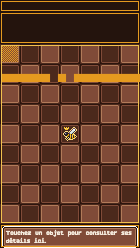
#> input picture test/presentation/game/goldens/layout_debug_overlay.png, 140 x 248 px
$ python check_layout.py ../../test/presentation/game/goldens/layout_debug_overlay.png
#> lines starting #> are read from the running program, lines starting #| are printed output that depends on the picture; after the words box and inside, x2 and y2 are one past the last pixel; in counts of white or black regions, pixels touching at a corner belong together
"""Checks screenshots of the app built with APIARY_LAYOUT_DEBUG=true.

Measures the LayoutDebugOverlay test card (lib/presentation/game/
layout_debug_overlay.dart) on each screenshot, for a scale s (physical
pixels per game pixel, usually fractional), and checks that:
- the board is 140s x 180s physical pixels;
- the board is centered, with a few game pixels of margin each side on an
  iPhone (the scale fits the height); on the screens given with
  --centered=shot.png (tablets, foldables) off center is only a warning, the
  safe area may require it (a camera hole on one side);
- scanned top to bottom, the band outlines come in order — hud, orders,
  board, bottom bar — with none overlapping;
- every game pixel inside the checkerboard (an image, drawn like a sprite) is
  floor(s) or ceil(s) physical pixels (nearest-neighbor scaling, no blur);
  the checkerboard's outer edges may be soft, as the GPU anti-aliases them.

Screens that iOS downsamples (iPhone mini, "Plus" models: the app renders at
@3x, then iOS shrinks the image to the panel) blur the checkerboard: give
them with --downsampled=shot.png, their checkerboard checks become warnings.

    python3 check_layout.py shot.png...          # check, exit 1 on failure
    python3 check_layout.py --ready shot.png [previous.png]
        # exit 0 once the board scene shows (not the splash screen, which the
        # card is drawn over too) and, given previous.png, nothing moved since
"""

import math
import sys

from PIL import Image, ImageChops

BOARD = (140, 180)  # game pixels, see ScreenLayout
CHECKERBOARD_OFFSET = 8  # game pixels from the board's corner
CHECKERBOARD_SIZE = 16
HONEY = (0xF2, 0xC1, 0x4E)  # AppColors.honey: board outline
ACCENT = (0xE5, 0x9A, 0x1F)  # AppColors.accent: other bands, checkerboard
TOLERANCE = 12
WOOD = (0x24, 0x14, 0x0D)  # the board scene's backdrop (the splash is darker)
WOOD_TOLERANCE = 3
WOOD_SHARE = 0.05  # of the screen, at least, once the board scene is up


def close(pixel, color):
    return all(abs(a - b) <= TOLERANCE for a, b in zip(pixel, color))


def mask(image, color):
    """Black and white image: white where the pixel is close to color."""
    bands = [
        band.point(lambda v, c=c: 255 if abs(v - c) <= TOLERANCE else 0)
        for band, c in zip(image.split(), color)
    ]
    return ImageChops.multiply(ImageChops.multiply(bands[0], bands[1]), bands[2])


def runs(pixels, color):
    """Lengths of the alternating runs of color / not color."""
    lengths, current, inside = [], 0, close(pixels[0], color)
    for pixel in pixels:
        if close(pixel, color) == inside:
            current += 1
        else:
            lengths.append(current)
            current, inside = 1, not inside
    lengths.append(current)
    return lengths


def classify(pixel):
    return "H" if close(pixel, HONEY) else "A" if close(pixel, ACCENT) else None


def lines(pixels):
    """Colors of the outline lines crossed, in order, as "H" or "A"."""
    found, previous = [], None
    for pixel in pixels:
        current = classify(pixel)
        if current and current != previous:
            found.append(current)
        previous = current
    return found


def outline_box(image):
    """Bounding box of the board's outline: the honey lines that run across
    most of the screen, which leaves out the honey of other sprites (the
    energy bolt, the coins), or the blends of them that a downsampled screen
    has."""
    honey = mask(image, HONEY)
    width, height = image.size
    columns = honey.resize((width, 1), Image.BOX).tobytes()
    rows = honey.resize((1, height), Image.BOX).tobytes()
    # The outline's sides are the board's height, its top and bottom the
    # board's width: at least 40 % of the screen's in all cases.
    xs = [x for x, v in enumerate(columns) if v >= 0.4 * 255]
    ys = [y for y, v in enumerate(rows) if v >= 0.4 * 255]
    if not xs or not ys:
        return None
    return xs[0], ys[0], xs[-1] + 1, ys[-1] + 1


def ready(path, previous=None):
    """Whether the board scene is up in the screenshot, and still."""
    image = Image.open(path).convert("RGB")
    if outline_box(image) is None:
        return False
    # The test card is drawn over the splash screen too: tell them apart by
    # the wooden backdrop, which only the board scene has.
    bands = [
        band.point(lambda v, c=c: 255 if abs(v - c) <= WOOD_TOLERANCE else 0)
        for band, c in zip(image.split(), WOOD)
    ]
    wood = ImageChops.multiply(ImageChops.multiply(bands[0], bands[1]), bands[2])
    share = wood.histogram()[255] / (image.width * image.height)
    if share < WOOD_SHARE:
        return False
    if previous is None:
        return True
    try:
        before = Image.open(previous).convert("RGB")
    except FileNotFoundError:
        return False
    return before.size == image.size and not ImageChops.difference(
        image, before
    ).getbbox()


def check(path, downsampled=False, centered=False):
    """Returns (summary, failures, warnings)."""
    image = Image.open(path).convert("RGB")
    width, height = image.size
    pixels = image.load()

    box = outline_box(image)
    if box is None:
        return "no test card", ["board outline not found"], []
    # The outline is drawn 1 game pixel inside the board.
    scale = (box[2] - box[0]) / (BOARD[0] - 2)
    inset = round(scale)
    left, top, right, bottom = box[0] - inset, box[1] - inset, box[2] + inset, box[3] + inset
    board_width, board_height = right - left, bottom - top
    failures, warnings = [], []

    if abs(board_height - BOARD[1] * scale) > 2:
        failures.append(f"board is {board_width}x{board_height}, not 140s x 180s")

    if centered:
        # The board's left edge is rounded down to a whole game pixel, and the
        # screen's right edge to the nearest: 1.5 game pixels at most.
        if abs(left - (width - right)) > 1.5 * scale + 1:
            warnings.append(
                f"board not centered: {left} px left, {width - right} px right "
                f"(fine if the safe area requires it)"
            )
    elif abs(left - (width - right)) > 1.5 * scale + 1:
        failures.append(
            f"board not centered: {left} px left, {width - right} px right"
        )

    # A column inside the board's right edge, clear of the label and the
    # checkerboard, on the left.
    x = right - round(3 * scale)
    order = lines(pixels[x, y] for y in range(height))
    expected = ["A", "A", "A", "A", "H", "H", "A", "A"]
    if order != expected:
        failures.append(
            f"band outlines out of order or overlapping: {''.join(order)}, "
            f"expected {''.join(expected)} (hud, orders, board, bottom bar)"
        )

    sizes = {math.floor(scale), math.ceil(scale)}
    # Locate the checkerboard itself, in the board's corner, rather than
    # deduce it from the outline, whose blended edges skew the scale a bit.
    corner = (left, top, left + round(28 * scale), top + round(28 * scale))
    found = mask(image.crop(corner), ACCENT).getbbox()
    if found is None:
        failures.append("checkerboard not found")
        row = column = []
    else:
        x0, y0 = corner[0] + found[0], corner[1] + found[1]
        x1, y1 = corner[0] + found[2], corner[1] + found[3]
        # Through the middle of the first row and column of squares.
        middle = math.floor(scale / 2)
        row = [pixels[x, y0 + middle] for x in range(x0, x1)]
        column = [pixels[x0 + middle, y] for y in range(y0, y1)]
    for name, line in (("row", row), ("column", column)):
        if not line:
            continue
        lengths = runs(line, ACCENT)
        # The image's outer edges may be blended: only its inner pixels must
        # be exact, the outer ones within a pixel.
        inner_ok = set(lengths[1:-1]) <= sizes
        outer_ok = all(min(sizes) - 1 <= n <= max(sizes) for n in (lengths[0], lengths[-1]))
        if len(lengths) != CHECKERBOARD_SIZE or not (inner_ok and outer_ok):
            problem = (
                f"checkerboard {name}: game pixels of {sorted(set(lengths))} "
                f"physical px, expected {sorted(sizes)}"
            )
            (warnings if downsampled else failures).append(problem)

    summary = (
        f"x{scale:.3f}, board {board_width}x{board_height} at ({left}, {top}) "
        f"on {width}x{height}: {left} px left / {width - right} px right"
    )
    if downsampled:
        summary += " (downsampled by iOS)"
    return summary, failures, warnings


def main(args):
    if args and args[0] == "--ready":
        return 0 if ready(*args[1:]) else 1

    def flagged(flag):
        return {a.split("=", 1)[1] for a in args if a.startswith(f"--{flag}=")}

    downsampled, centered = flagged("downsampled"), flagged("centered")
    status = 0
    for path in (a for a in args if not a.startswith("--")):
        summary, failures, warnings = check(
            path, path in downsampled, path in centered
        )
#> in mask, `bands = [ band.point(lambda v, c=c: 255 if abs(v - c) <= TOLERANCE els..`: bands = 3 items
#> in mask, `return ImageChops.multiply(ImageChops.multiply(bands[0], bands[1]), ba..`:
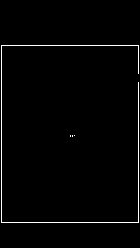
#> returned value: PIL image 140x248 L; 1.8% white in thin lines or dots, all inside (x1, y1, x2, y2) = (1, 45, 139, 223)
#> in outline_box, `xs = [x for x, v in enumerate(columns) if v >= 0.4 * 255]`: xs = [1, 138]
#> in outline_box, `ys = [y for y, v in enumerate(rows) if v >= 0.4 * 255]`: ys = [45, 222]
#> in check, `box = outline_box(image)`: box = (1, 45, 139, 223)
#> in check, `scale = (box[2] - box[0]) / (BOARD[0] - 2)`: scale = 1
#> in check, `left, top, right, bottom = box[0] - inset, box[1] - inset, box[2] + in..`: left = 0; top = 44; right = 140; bottom = 224
#> in check, `board_width, board_height = right - left, bottom - top`: board_width = 140; board_height = 180
#> in check, `x = right - round(3 * scale)`: x = 137
#> in check, `order = lines(pixels[x, y] for y in range(height))`: order = ['A', 'A', 'A', 'A', 'H', 'A', 'H', 'A', 'A']
#> in check, `sizes = {math.floor(scale), math.ceil(scale)}`: sizes = 1 item
#> in check, `corner = (left, top, left + round(28 * scale), top + round(28 * scale))`: corner = (0, 44, 28, 72)
#> call 2 of mask, with color = (229, 154, 31)
#> in mask (call 2), `return ImageChops.multiply(ImageChops.multiply(bands[0], bands[1]), ba..`:
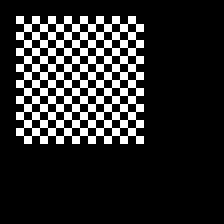
#> returned value: PIL image 28x28 L (shown 8 times larger); 16.3% white in thin lines or dots, all inside (x1, y1, x2, y2) = (2, 2, 18, 18)
#> in check, `found = mask(image.crop(corner), ACCENT).getbbox()`: found = (2, 2, 18, 18)
#> in check, `x0, y0 = corner[0] + found[0], corner[1] + found[1]`: x0 = 2; y0 = 46
#> in check, `x1, y1 = corner[0] + found[2], corner[1] + found[3]`: x1 = 18; y1 = 62
#> in check, `middle = math.floor(scale / 2)`: middle = 0
#> in check, `row = [pixels[x, y0 + middle] for x in range(x0, x1)]`: row = [(229, 154, 31), (128, 75, 56), (229, 154, 31), (128, 75, 56), (229, 154, 31), (128, 75, 56), (229, 154, 31), (128, 75, 56), (229, 154, 31), (128, 75, 56), (229, 154, 31), (128, 75, 56), (229, 154, 31), (128, 75, 56), (229, 154, 31), (128, 75, 56)]
#> in check, `column = [pixels[x0 + middle, y] for y in range(y0, y1)]`: column has the same summary as row
#> the loop in check, `for name, line in (("row", row), ("column", column)):` made 2 passes
#> (name, lengths, inner_ok, outer_ok) on passes 1 to 2: ('row', [1, 1, 1, 1, 1, 1, 1, 1, 1, 1, 1, 1, 1, 1, 1, 1], True, True), ('column', [1, 1, 1, 1, 1, 1, 1, 1, 1, 1, 1, 1, 1, 1, 1, 1], True, True)
#> failures = 1 item; warnings = []
        mark = "✘" if failures else "⚠" if warnings else "✔"
#> mark = '✘'
        print(f"{mark} {path}: {summary}")
#| ✘ ../../test/presentation/game/goldens/layout_debug_overlay.png: x1.000, board 140x180 at (0, 44) on 140x248: 0 px left / 0 px right
        for failure in failures:
            print(f"    ✘ {failure}")
#> this loop made 1 pass
#|     ✘ band outlines out of order or overlapping: AAAAHAHAA, expected AAAAHHAA (hud, orders, board, bottom bar)
        for warning in warnings:
            print(f"    ⚠ {warning}")
#> this loop made 0 passes
        status |= bool(failures)
#> status = 1
    return status


if __name__ == "__main__":
#> (the run stopped early here; a loop or call above may not have finished)
